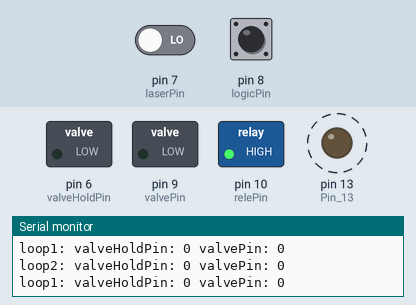
Recording of a sketch running on a simulated Arduino Uno, built with avr-gcc and run on an emulated ATmega328P. Shown: switched loads named in the sketch (green lamp = pin HIGH), output pins drawn as LEDs (lit = HIGH), the last lines printed to the serial monitor. Dashed ring = blinking. The test bench sets the inputs (shaded band); at power-on: pin 7 (laserPin) LOW, pin 8 (logicPin) HIGH.

Above: at 2.2 s.
2.3 s: pin 7 (laserPin) driven HIGH
At 2.9 s:
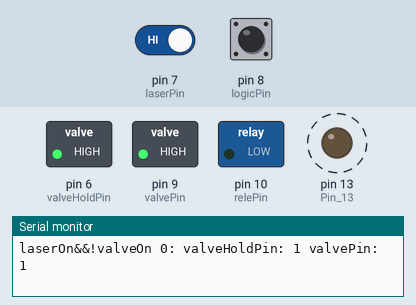
At 3.9 s:
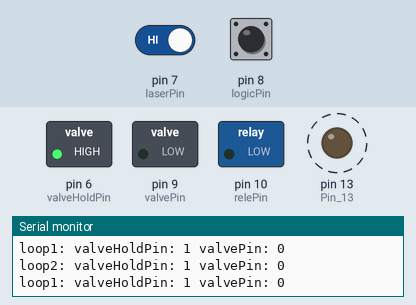
Timing chart, 0 to 11.3 s (numbered marks = the images above; inputs shaded):
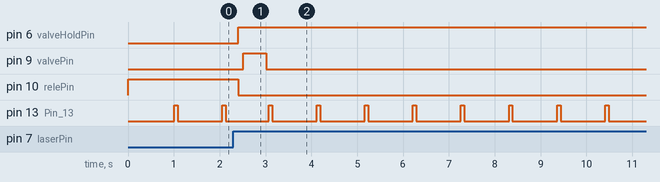

The sketch:

LaserSwitchWRele02.ino
```cpp
/*
 * 1. The laser is switched off. The valve is switched off.
 * 2. The laser is switched on -> the valve is switched on immediately.
 * 3. The "Wind" signal become low -> switching OFF procedure started
 * 4. After a givem delay time the air valve and the compressor rele go OFF
 * 5. Every 1000 mS a short blinking shows that the /uC is working
 *
 * laserPin - input of laser ON signal ("Wind" - negative logic)
 * logicPin - switch from negative to positive logic if necessary (laser ON/OFF)
 * valvePin - switch ON air valve
 * valveHoldPin - switch ON the ballast holding resistor
 * relePin - Compressor rele pin (negative logic)
 */

#define laserPin 7
#define logicPin 8
#define valvePin 9
#define valveHoldPin 6
#define relePin 10

bool laserOn = false, valveOn = false;
bool switchingOff = false;                    // Switching off procedure going on
bool positiveLogic = true;                    // Switch on if the laser signal is high

int switchOffDelay = 5000;                    // Delay 5 Sec between LaserOn signal became LOW and switching OFF of the air valve and compressor rele
int blinkDuration  = 20;
int blinkPeriod  = 1000;
unsigned long stopWatchStart = 0;
unsigned long blinkStart = 0;
unsigned long blinkPeriodStart = 0;

void setup() {
  pinMode(laserPin, INPUT);
  pinMode(logicPin, INPUT);
  pinMode(valvePin, OUTPUT);
  pinMode(valveHoldPin, OUTPUT);
  pinMode(relePin, OUTPUT);
  pinMode(LED_BUILTIN, OUTPUT); // Pin 13

  positiveLogic = digitalRead(logicPin);      // Check the logic of the imput signal ("Wind" on Laser Machine)

  Serial.begin(9600);

  Serial.print(" *** Logic: "); Serial.println(digitalRead(positiveLogic));

  digitalWrite  ( valvePin, LOW );            // Both valve control signals are low
  digitalWrite  ( valveHoldPin, LOW );
  digitalWrite  ( relePin, HIGH );            // Rele is switched off (high signal level)
  delay(1000);
}

void loop() {
  // *** Logic test, positive vs. negative imput signal ***
  laserOn = digitalRead(laserPin);                                          // laser status reading (Wind)
  if( !positiveLogic ) laserOn = !laserOn;

  // *** Air valve and copressor switching ON ***
  if ( laserOn && !valveOn ) {                                              // if the laser is going on but the air valve isn't
                                                                            // switched on. It should be done at any time.
    Serial.print("laserOn&&!valveOn 0: valveHoldPin: "); Serial.print(digitalRead(valveHoldPin)); Serial.print(" valvePin: "); Serial.println(digitalRead(valvePin));
    digitalWrite  ( valveHoldPin, HIGH );
    digitalWrite  ( relePin, LOW );                 // Compressor rele is switched ON
    Serial.print("laserOn&&!valveOn 0: valveHoldPin: "); Serial.print(digitalRead(valveHoldPin)); Serial.print(" valvePin: "); Serial.println(digitalRead(valvePin));
    delay(50);                                                              // 50 mS delay, first a low current is set, then the bigger one
    digitalWrite  ( valvePin, HIGH );                                       // The main current value (??? if the laser goes on during the switching off process?)
    Serial.print("laserOn&&!valveOn 0: valveHoldPin: "); Serial.print(digitalRead(valveHoldPin)); Serial.print(" valvePin: "); Serial.println(digitalRead(valvePin));
    delay(500);                                                             // This delay let the valve to become open
    digitalWrite  ( valvePin, LOW );                                        // The only holding pin stayes on (only low level holding current flows through the valve)
    valveOn = true;
    Serial.print("laserOn&&!valveOn 0: valveHoldPin: "); Serial.print(digitalRead(valveHoldPin)); Serial.print(" valvePin: "); Serial.println(digitalRead(valvePin));
  }

  Serial.print("loop1: valveHoldPin: "); Serial.print(digitalRead(valveHoldPin)); Serial.print(" valvePin: "); Serial.println(digitalRead(valvePin));
  // *** End switching ON ***

  // *** Switching OFF procedure begins ***
  if ( !switchingOff && valveOn && !laserOn ) {                             // In case the laser goes off during the air valve is on
    stopWatchStart = millis();                                              // the stopwatch started and
    switchingOff = true;                                                    // the switching off process begins.
  }

  if( switchingOff && laserOn ) {                                           // In case if during the switching off procedure the laser went on again
      switchingOff = false;
  }

  // *** Switching OFF ***
  if ( switchingOff && ( millis() - stopWatchStart ) > switchOffDelay ) {   // If the stopwatch is over the air valve switches off
    valveOn = false;                                                        // and the switching process ends
    digitalWrite ( valveHoldPin, LOW );                                      // ************************************ NEW
    digitalWrite ( relePin, HIGH );
    switchingOff = false;
  }
  Serial.print("loop2: valveHoldPin: "); Serial.print(digitalRead(valveHoldPin)); Serial.print(" valvePin: "); Serial.println(digitalRead(valvePin));
  // *** The valve and rele are switched OFF

  // *** Blinking with the builtin LED ***
if ( (millis() - blinkPeriodStart) > blinkPeriod) {
    blinkStart = millis();
    blinkPeriodStart = millis();
    digitalWrite( LED_BUILTIN, HIGH );
  }
  if ( (millis() - blinkStart) > blinkDuration) {
    digitalWrite( LED_BUILTIN, LOW );
  }
  // *** End blinking ***
}
```

Measured:
- after the input at 2.3 s, pin 6 (valveHoldPin): LOW → HIGH after 0.11 s; pin 9 (valvePin): LOW → HIGH after 0.21 s, → LOW 0.50 s later; pin 10 (relePin): HIGH → LOW after 0.11 s
- by itself, pin 13 (Pin_13): alternates HIGH for 0.07 s and LOW for 0.97 s
